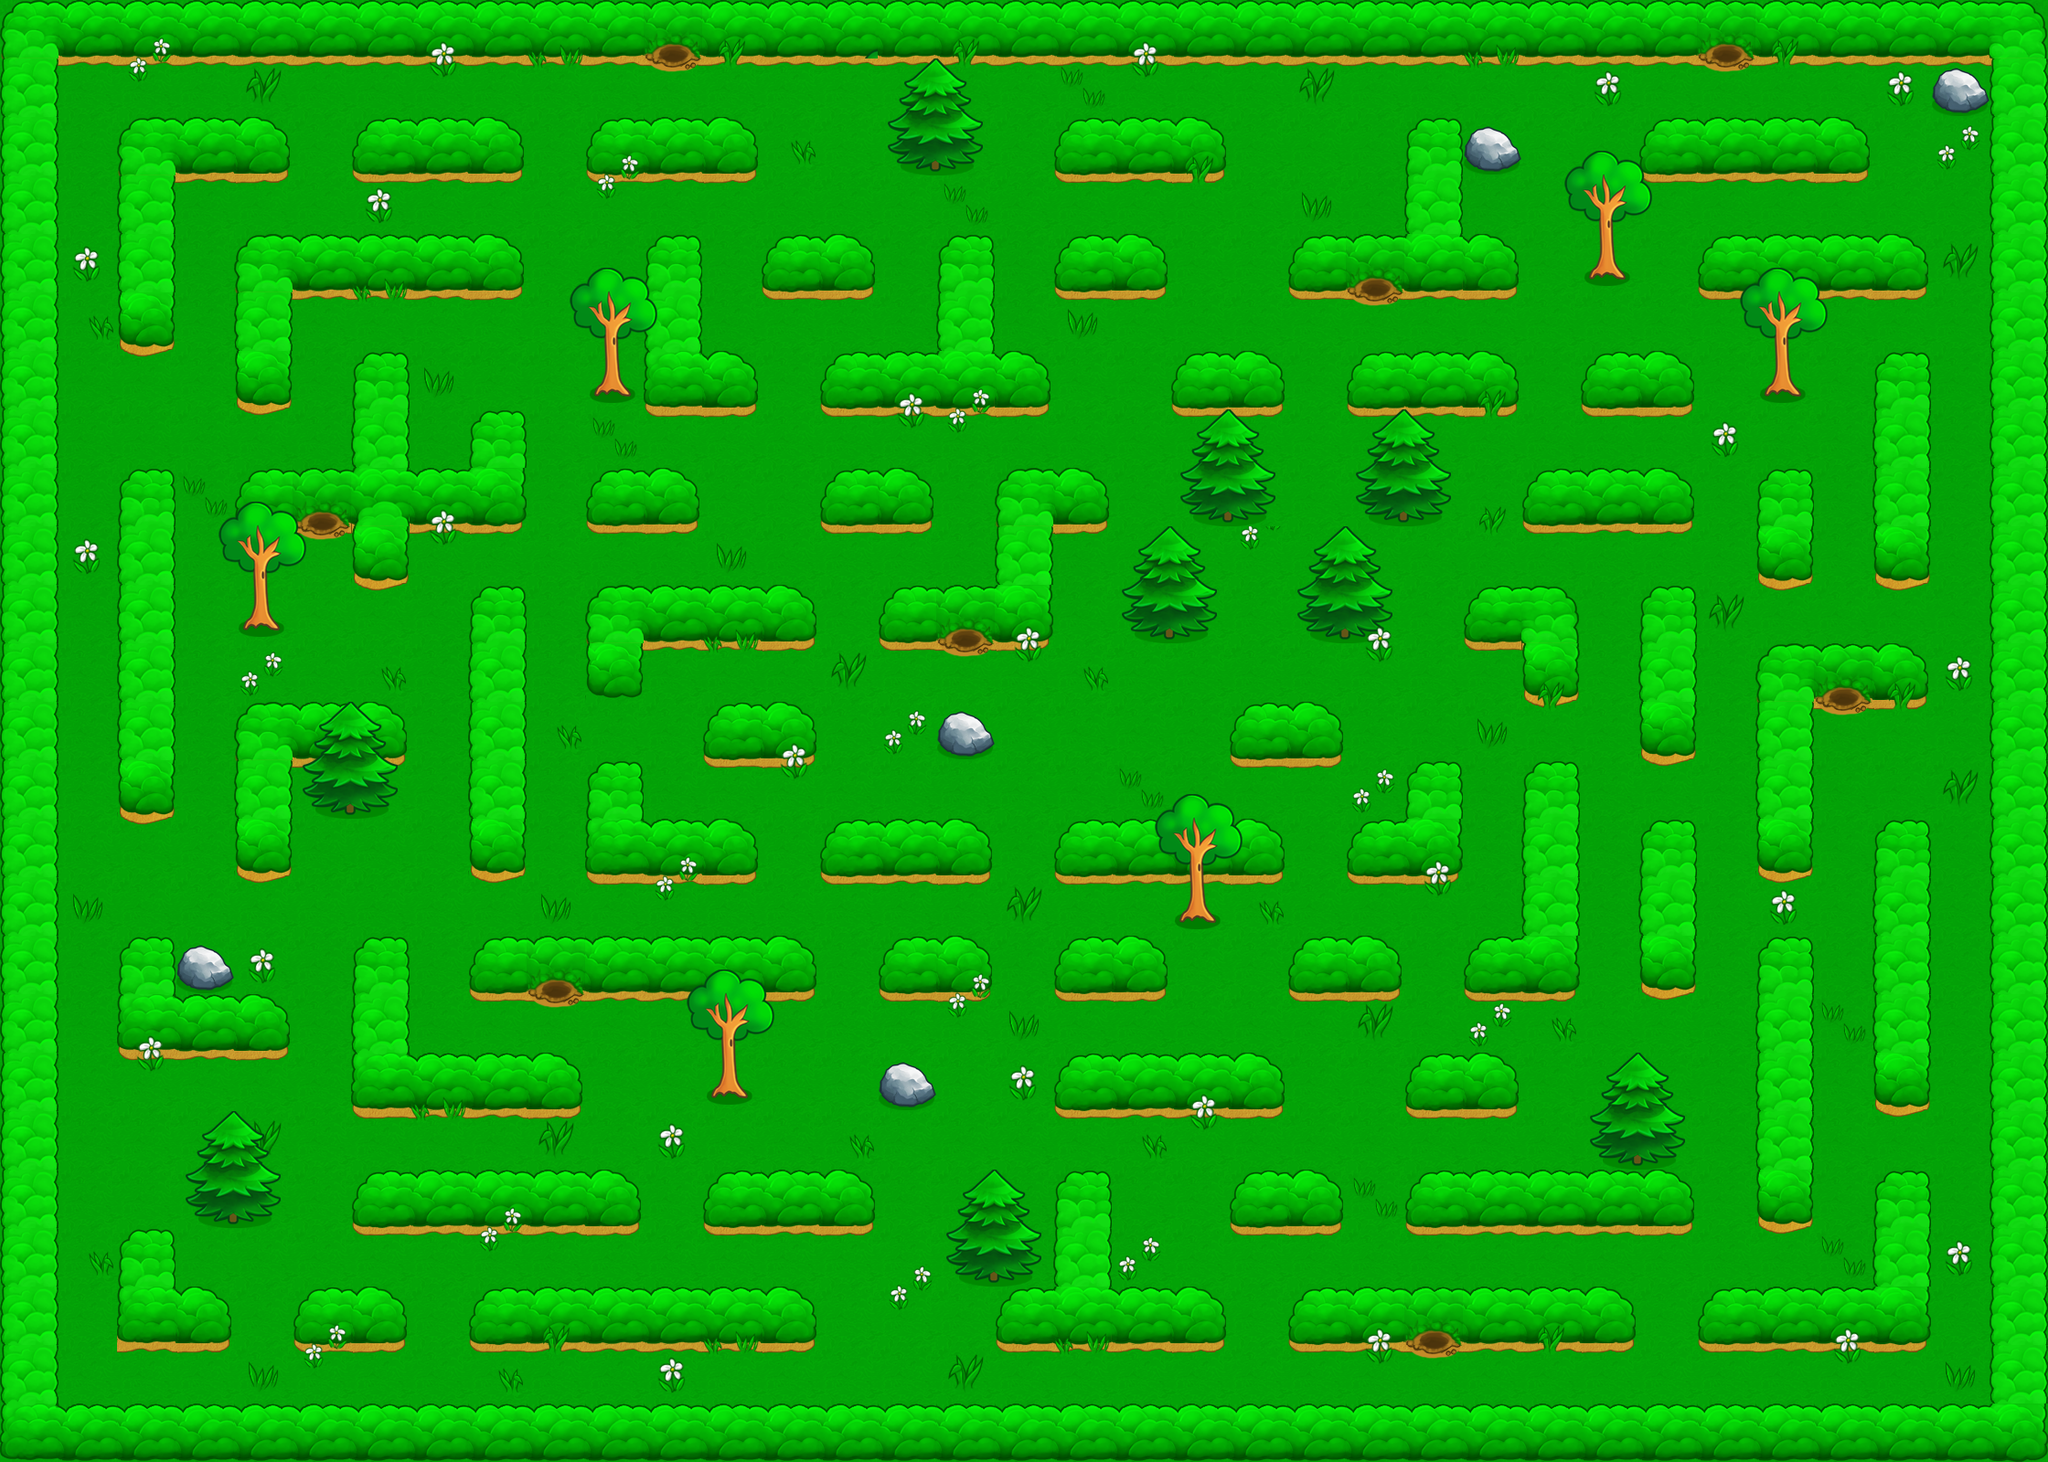

The image is a tile-based game level rendered from a .tmx file. Its description and source (layers, tilesets, objects; grid data summarised) follow:
An orthogonal 35x25 tile map with 64x64 px tiles, 4 tile layers (Background, Main, Extra, Foreground).

<map version="1.0" orientation="orthogonal" width="35" height="25" tilewidth="64" tileheight="64">
 <tileset firstgid="1" name="atlas1504_2" tilewidth="64" tileheight="64">
  <image source="atlas.png" width="1024" height="512" />
  <tile id="0">
   <properties>
    <property name="wall" value="" />
   </properties>
  </tile>
  <tile id="1">
   <properties>
    <property name="wall" value="" />
   </properties>
  </tile>
  <tile id="2">
   <properties>
    <property name="wall" value="" />
   </properties>
  </tile>
  <tile id="4">
   <properties>
    <property name="wall" value="" />
   </properties>
  </tile>
  <tile id="16">
   <properties>
    <property name="wall" value="" />
   </properties>
  </tile>
  <tile id="17">
   <properties>
    <property name="wall" value="" />
   </properties>
  </tile>
  <tile id="18">
   <properties>
    <property name="wall" value="" />
   </properties>
  </tile>
  <tile id="19">
   <properties>
    <property name="wall" value="" />
   </properties>
  </tile>
  <tile id="32">
   <properties>
    <property name="wall" value="" />
   </properties>
  </tile>
  <tile id="33">
   <properties>
    <property name="wall" value="" />
   </properties>
  </tile>
  <tile id="34">
   <properties>
    <property name="wall" value="" />
   </properties>
  </tile>
  <tile id="36">
   <properties>
    <property name="wall" value="" />
   </properties>
  </tile>
  <tile id="37">
   <properties>
    <property name="wall" value="" />
   </properties>
  </tile>
  <tile id="39">
   <properties>
    <property name="wall" value="" />
   </properties>
  </tile>
  <tile id="48">
   <properties>
    <property name="wall" value="" />
   </properties>
  </tile>
  <tile id="49">
   <properties>
    <property name="wall" value="" />
   </properties>
  </tile>
  <tile id="50">
   <properties>
    <property name="wall" value="" />
   </properties>
  </tile>
  <tile id="65">
   <properties>
    <property name="hole" value="" />
    <property name="wall" value="" />
   </properties>
  </tile>
 </tileset>
 <layer name="Background" width="35" height="25">
  <data>[875 cells, 875 non-empty, 11 distinct tile ids]</data>
 </layer>
 <layer name="Main" width="35" height="25">
  <data>[875 cells, 471 non-empty, 31 distinct tile ids]</data>
 </layer>
 <layer name="Extra" width="35" height="25">
  <data>[875 cells, 91 non-empty, 10 distinct tile ids]</data>
 </layer>
 <layer name="Foreground" width="35" height="25">
  <data>[875 cells, 249 non-empty, 16 distinct tile ids]</data>
 </layer>
</map>
